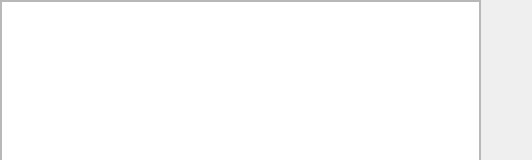
<?xml version="1.0" encoding="UTF-8"?>
<ui version="4.0">
	<class>STVDock</class>
	<widget class="QWidget" name="STVDock">
		<property name="geometry">
			<rect>
				<x>0</x>
				<y>0</y>
				<width>532</width>
				<height>160</height>
			</rect>
		</property>
		<property name="styleSheet">
			<string notr="true">show-decoration-selected: 1</string>
		</property>
		<property name="windowTitle">
			<string>SceneTreeView.Title</string>
		</property>
		<widget class="QWidget" name="stvContents">
			<layout class="QVBoxLayout" name="verticalLayout">
				<property name="leftMargin">
					<number>0</number>
				</property>
				<property name="topMargin">
					<number>0</number>
				</property>
				<property name="rightMargin">
					<number>0</number>
				</property>
				<property name="bottomMargin">
					<number>0</number>
				</property>
				<item>
					<widget class="QFrame" name="frame">
						<property name="frameShape">
							<enum>QFrame::StyledPanel</enum>
						</property>
						<property name="frameShadow">
							<enum>QFrame::Raised</enum>
						</property>
						<layout class="QVBoxLayout" name="verticalLayout_2">
							<property name="spacing">
								<number>0</number>
							</property>
							<property name="leftMargin">
								<number>0</number>
							</property>
							<property name="topMargin">
								<number>0</number>
							</property>
							<property name="rightMargin">
								<number>0</number>
							</property>
							<property name="bottomMargin">
								<number>0</number>
							</property>
							<item>
								<widget class="StvItemView" name="stvTree">
									<property name="contextMenuPolicy">
										<enum>Qt::CustomContextMenu</enum>
									</property>
									<property name="dragDropMode">
										<enum>QAbstractItemView::InternalMove</enum>
									</property>
									<property name="defaultDropAction">
										<enum>Qt::TargetMoveAction</enum>
									</property>
									<property name="selectionBehavior">
										<enum>QAbstractItemView::SelectItems</enum>
									</property>
									<property name="rootIsDecorated">
										<bool>true</bool>
									</property>
									<property name="headerHidden">
										<bool>true</bool>
									</property>
								</widget>
							</item>
							<item>
								<widget class="QWidget" name="listbox" native="true">
									<property name="enabled">
										<bool>true</bool>
									</property>
									<layout class="QHBoxLayout" name="hboxlayout">
										<property name="spacing">
											<number>1</number>
										</property>
										<property name="leftMargin">
											<number>4</number>
										</property>
										<property name="topMargin">
											<number>4</number>
										</property>
										<property name="rightMargin">
											<number>4</number>
										</property>
										<property name="bottomMargin">
											<number>4</number>
										</property>
										<item>
											<widget class="QToolButton" name="stvAdd">
												<property name="text">
													<string>SceneTreeView.Add</string>
												</property>
												<property name="autoRaise">
													<bool>true</bool>
												</property>
												<property name="themeID" stdset="0">
													<string>addIconSmall</string>
												</property>
											</widget>
										</item>
										<item>
											<widget class="QToolButton" name="stvRemove">
												<property name="text">
													<string>SceneTreeView.Remove</string>
												</property>
												<property name="autoRaise">
													<bool>true</bool>
												</property>
												<property name="themeID" stdset="0">
													<string>removeIconSmall</string>
												</property>
											</widget>
										</item>
										<item>
											<widget class="Line" name="line">
												<property name="frameShadow">
													<enum>QFrame::Plain</enum>
												</property>
												<property name="orientation">
													<enum>Qt::Vertical</enum>
												</property>
											</widget>
										</item>
										<item>
											<widget class="QToolButton" name="stvAddFolder">
												<property name="text">
													<string>SceneTreeView.AddFolder</string>
												</property>
												<property name="autoRaise">
													<bool>true</bool>
												</property>
											</widget>
										</item>
										<item>
											<spacer name="horizontalSpacer">
												<property name="orientation">
													<enum>Qt::Horizontal</enum>
												</property>
												<property name="sizeHint" stdset="0">
													<size>
 													<width>40</width>
 													<height>20</height>
													</size>
												</property>
											</spacer>
										</item>
									</layout>
								</widget>
							</item>
						</layout>
					</widget>
				</item>
			</layout>
		</widget>
	</widget>
	<customwidgets>
		<customwidget>
			<class>StvItemView</class>
			<extends>QTreeView</extends>
			<header>obs_scene_tree_view/stv_item_view.h</header>
		</customwidget>
	</customwidgets>
	<resources/>
	<connections/>
</ui>
